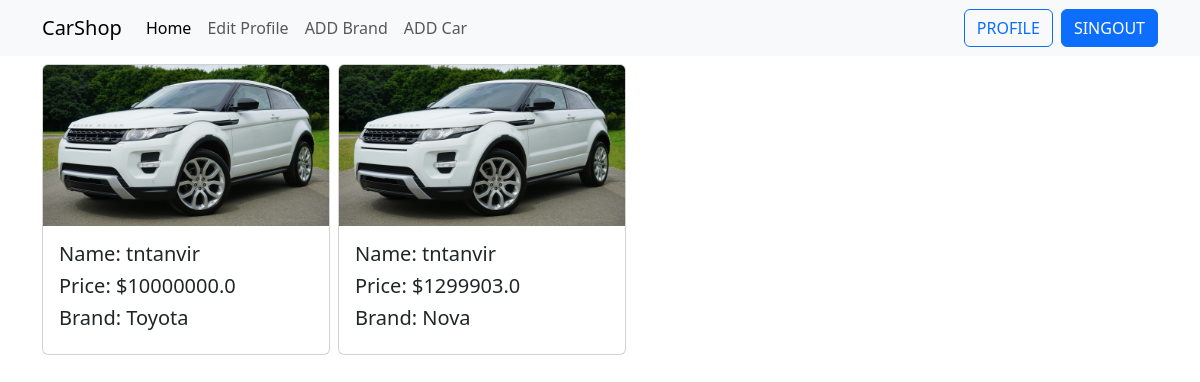
The app's page /author/profile/ (signed in) with its own data.
### car/models.py (models this page shows)
class OderCar(models.Model):
    user=models.ForeignKey(User,on_delete=models.CASCADE)
    car=models.ForeignKey(Car,on_delete=models.CASCADE)

class Car(models.Model):
    image = models.ImageField(upload_to='car/images/',blank=True, null=True)
    name = models.CharField(max_length=100)
    price=models.FloatField()
    brand= models.ForeignKey(carModel,on_delete=models.CASCADE)
    quantity=models.IntegerField()
    discription=models.TextField()
    author=models.ForeignKey(User,on_delete=models.CASCADE,null=True,blank=True)

### carmodel/models.py (models this page shows)
class carModel(models.Model):
    name = models.CharField(max_length=100)
    slug = models.CharField(max_length=100,unique=True)
    def __str__(self) -> str:
        return self.name

### author/views.py (the view)
# urls.py: path('profile/',views.profile,name='profile'),
def profile(request):
    order=OderCar.objects.filter(user=request.user)
    return render(request,'profile.html',{'order':order})

### author/templates/profile.html
{% extends "base.html"%}
{% block body %}
<div class="p-2" style="min-height: 100vh;">
    <div class="container d-flex flex-wrap gap-2">
        {% for i in order%}
        <div class="card" style="width: 18rem;">
            <img class="card-img-top" src="{{i.car.image.url}}" alt="Card image cap">
            <div class="card-body">
                <h5 class="card-title">Name: {{i.user}}</h5>
                <h5 class="card-title">Price: ${{i.car.price}}</h5>
                <h5 class="card-title">Brand: {{i.car.brand}}</h5>
            </div>
        </div>
        {% endfor %}
    </div>
</div>
{% endblock %}

### records on screen
OderCar: car.image (picture), user "tntanvir", car.price "10000000.0", car.brand "Toyota"
OderCar: car.image (picture), user "tntanvir", car.price "1299903.0", car.brand "Nova"
